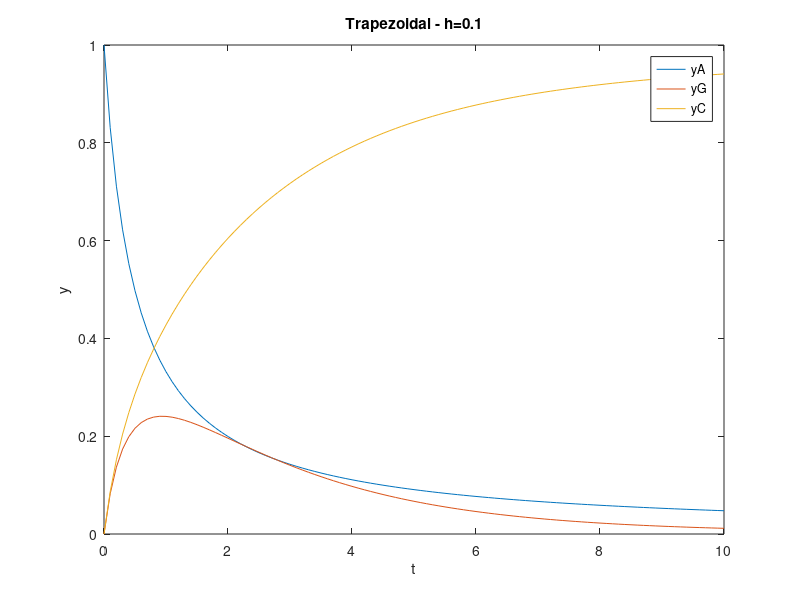

The MATLAB source for this figure:
a=0;b=10;   % Initial and Final time
k1=1;k2=0.5;k3=1;   % Rate Coefficients
yA0=1;yG0=0;yC0=0;    % Initial values
h=0.1; % time step
N=ceil((b-a)/h);
t(1)=a; % assign initial time
% assign initial conditions
Y = [yA0;yG0;yC0]; %Y(1)=yA;Y(2)=yG;Y(3)=yC;

% Trapezoidal
for i=1:N
    t(i+1) = t(i)+h;
    Ynr1 = [Y(1,i);Y(2,i);Y(3,i)];
    diff = [1;1;1];
    while abs(diff)>0.001
        F = [Ynr1(1)-Y(1,i)+0.5*h*(k1*(Y(1,i)^2+Ynr1(1)^2)+k3*(Y(1,i)^2+Ynr1(1)^2));
             Ynr1(2)-Y(2,i)-0.5*h*(k1*(Y(1,i)^2+Ynr1(1)^2)-k2*(Y(2,i)+Ynr1(2)));
             Ynr1(3)-Y(3,i)-0.5*h*(k3*(Y(1,i)^2+Ynr1(1)^2)+k2*(Y(2,i)+Ynr1(2)))];
        J = [1+h*(k1+k3)*Ynr1(1),0,0;
             -h*k1*Ynr1(1),1+0.5*k2*h,0;
             -h*k3*Ynr1(1),-0.5*k2*h,1];
        Ynr2 = Ynr1-inv(J)*F;
        diff = (Ynr2-Ynr1)./Ynr2;
        Ynr1 = Ynr2;
    end
    Y(1,i+1) = Ynr1(1,1);Y(2,i+1) = Ynr1(2,1);Y(3,i+1) = Ynr1(3,1);
end

% plots
figure
plot(t,Y(1,:),t,Y(2,:),t,Y(3,:));
title('Trapezoidal - h=0.1');
xlabel('t'); ylabel('y');
axis([a b 0 1]);
legend('yA','yG','yC');